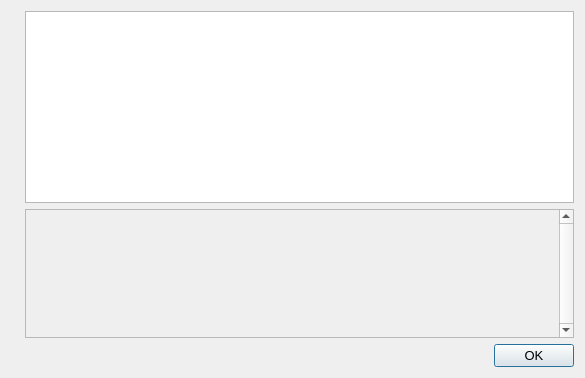
<?xml version="1.0" encoding="UTF-8"?>
<ui version="4.0">
 <class>HelpMessageDialog</class>
 <widget class="QDialog" name="HelpMessageDialog">
  <property name="geometry">
   <rect>
    <x>0</x>
    <y>0</y>
    <width>585</width>
    <height>378</height>
   </rect>
  </property>
  <property name="font">
   <font>
    <pointsize>10</pointsize>
   </font>
  </property>
  <property name="windowTitle">
   <string notr="true">XCX - Command-line options</string>
  </property>
  <layout class="QHBoxLayout" name="horizontalLayout_2">
   <item>
    <widget class="QLabel" name="graphic">
     <property name="sizePolicy">
      <sizepolicy hsizetype="Preferred" vsizetype="Ignored">
       <horstretch>0</horstretch>
       <verstretch>0</verstretch>
      </sizepolicy>
     </property>
     <property name="pixmap">
      <pixmap resource="../encrypt.qrc">:/images/about</pixmap>
     </property>
    </widget>
   </item>
   <item>
    <layout class="QVBoxLayout" name="verticalLayout">
     <item>
      <widget class="QTextEdit" name="helpMessage">
       <property name="readOnly">
        <bool>true</bool>
       </property>
      </widget>
     </item>
     <item>
      <widget class="QScrollArea" name="scrollArea">
       <property name="verticalScrollBarPolicy">
        <enum>Qt::ScrollBarAlwaysOn</enum>
       </property>
       <property name="widgetResizable">
        <bool>true</bool>
       </property>
       <widget class="QWidget" name="scrollAreaWidgetContents">
        <property name="geometry">
         <rect>
          <x>0</x>
          <y>0</y>
          <width>476</width>
          <height>128</height>
         </rect>
        </property>
        <layout class="QVBoxLayout" name="verticalLayout_2">
         <item>
          <widget class="QLabel" name="aboutMessage">
           <property name="cursor">
            <cursorShape>IBeamCursor</cursorShape>
           </property>
           <property name="textFormat">
            <enum>Qt::PlainText</enum>
           </property>
           <property name="alignment">
            <set>Qt::AlignLeading|Qt::AlignLeft|Qt::AlignTop</set>
           </property>
           <property name="openExternalLinks">
            <bool>true</bool>
           </property>
           <property name="textInteractionFlags">
            <set>Qt::LinksAccessibleByMouse|Qt::TextSelectableByKeyboard|Qt::TextSelectableByMouse</set>
           </property>
          </widget>
         </item>
        </layout>
       </widget>
      </widget>
     </item>
     <item>
      <widget class="QDialogButtonBox" name="okButton">
       <property name="orientation">
        <enum>Qt::Horizontal</enum>
       </property>
       <property name="standardButtons">
        <set>QDialogButtonBox::Ok</set>
       </property>
      </widget>
     </item>
    </layout>
   </item>
  </layout>
 </widget>
 <resources>
  <include location="../encrypt.qrc"/>
 </resources>
 <connections>
  <connection>
   <sender>okButton</sender>
   <signal>accepted()</signal>
   <receiver>HelpMessageDialog</receiver>
   <slot>accept()</slot>
   <hints>
    <hint type="sourcelabel">
     <x>20</x>
     <y>20</y>
    </hint>
    <hint type="destinationlabel">
     <x>20</x>
     <y>20</y>
    </hint>
   </hints>
  </connection>
  <connection>
   <sender>okButton</sender>
   <signal>rejected()</signal>
   <receiver>HelpMessageDialog</receiver>
   <slot>reject()</slot>
   <hints>
    <hint type="sourcelabel">
     <x>20</x>
     <y>20</y>
    </hint>
    <hint type="destinationlabel">
     <x>20</x>
     <y>20</y>
    </hint>
   </hints>
  </connection>
 </connections>
</ui>
